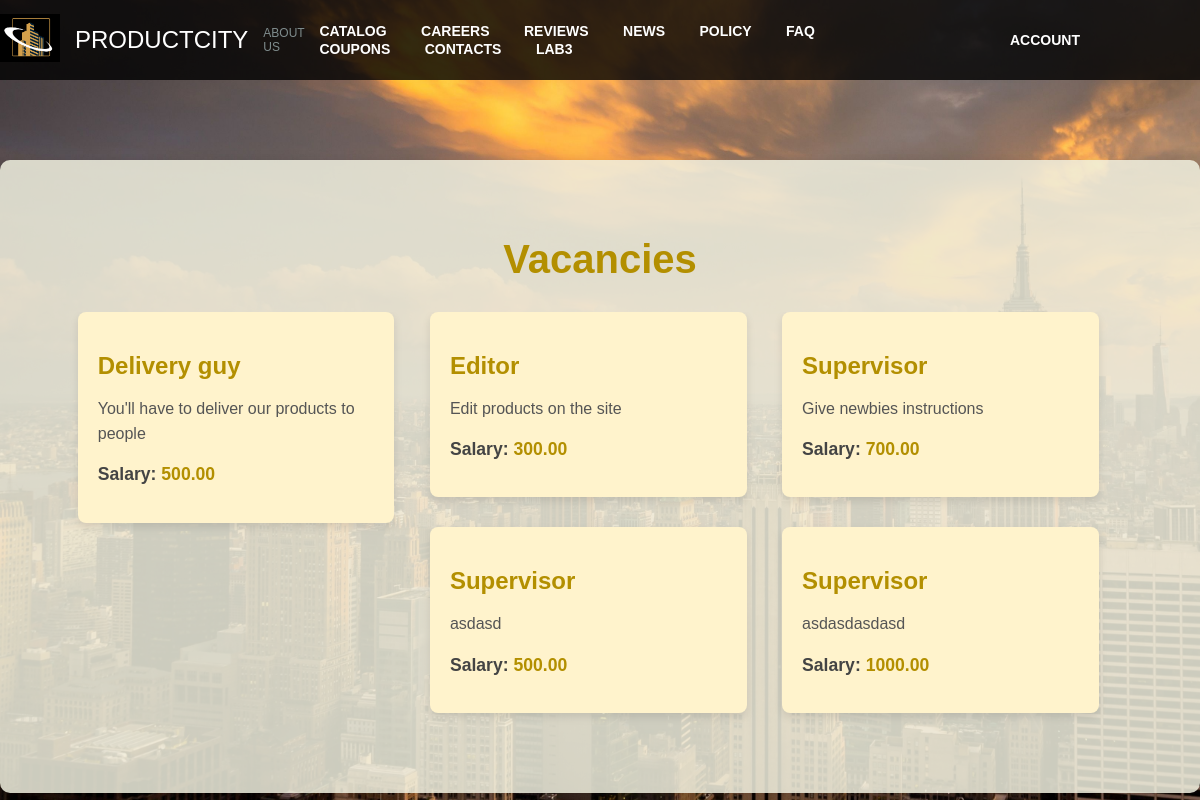
/vacancies, run on the app's committed database.
### base/models.py (models this page shows, shortened)
class Job(models.Model):
    title = models.CharField(max_length=100)
    description = models.TextField()
    salary = models.DecimalField(max_digits=10, decimal_places=2)
    phone = models.CharField(
        max_length=13,
        validators=[
            RegexValidator(
                regex=r'^\+375\d{9}$',
                message='Номер телефона должен быть в формате +375XXXXXXXXX.',
            )
        ]
    )

### base/views.py (the view)
# urls.py: path("vacancies", views.vacancies),
def vacancies(request):
    jobs = Job.objects.all()
    jobs_json = json.dumps([{
        'title': job.title,
        'description': job.description,
        'salary': str(job.salary),
        'phone': job.phone
    } for job in jobs])
    context = {
        "jobs" : jobs,
        "jobs_json" : jobs_json,
    }
    return render(request, "base/vacancies.html", context)

### base/templates/base/vacancies.html (shortened to what this page needs)
{% extends "base.html" %}
{% load static %}
{% block content %}
<link rel="stylesheet" href="{%static 'css/vacancies_style.css' %}">
<body>
    <div class="job-container">
        <h1>Vacancies</h1>
        <div class="job-list">
            {% for job in jobs %}
            <div class="job-card">
                <h2 class="job-title">{{ job.title }}</h2>
                <p class="job-description">{{ job.description }}</p>
                <p class="job-salary">Salary: <span>{{ job.salary }}</span></p>
            </div>
            {% endfor %}
        </div>
    </div>
</body>
{%endblock%}

### static/css/navbar_style.css (style rules this page uses)
html, body { margin: 0; padding: 0; width: 100%; height: 100%; }

### static/css/vacancies_style.css (style rules this page uses)
body { margin: 0; padding: 0; font-family: 'Poppins', sans-serif; background-color: #f8f8f8; color: #333; overflow: hidden; }
.job-container { padding: 50px 5%; background-color: rgba(240, 240, 224, 0.85); max-height: 85vh; color: #333; max-width: 1200px; margin: 0 auto; border-radius: 10px; box-shadow: 0 5px 15px rgba(0, 0, 0, 0.2); overflow: hidden; }
h1 { font-size: 2.5rem; color: #b38f00; margin-bottom: 30px; text-align: center; }
.job-list { max-height: 600px; overflow-y: auto; padding-right: 10px }
.job-card { float: left; width: calc(33.333% - 40px); margin: 0 1.66%; margin-bottom: 30px; padding: 20px; background-color: #fff3cc; box-shadow: 0 4px 8px rgba(0, 0, 0, 0.1); border-radius: 8px; box-sizing: border-box; transition: transform 0.2s; }
.job-title { font-size: 1.5rem; color: #b38f00; margin-bottom: 10px; }
.job-description { font-size: 1rem; color: #555; margin-bottom: 15px; line-height: 1.6; }
.job-salary { font-size: 1.1rem; color: #444; font-weight: bold; }
.job-salary span { color: #b38f00; }

### data on the page
Job: title "Delivery guy", description "You'll have to deliver our products to people", salary "500.00"
Job: title "Editor", description "Edit products on the site", salary "300.00"
Job: title "Supervisor", description "Give newbies instructions", salary "700.00"
Job: title "Supervisor", description "asdasd", salary "500.00"
Job: title "Supervisor", description "asdasdasdasd", salary "1000.00"
